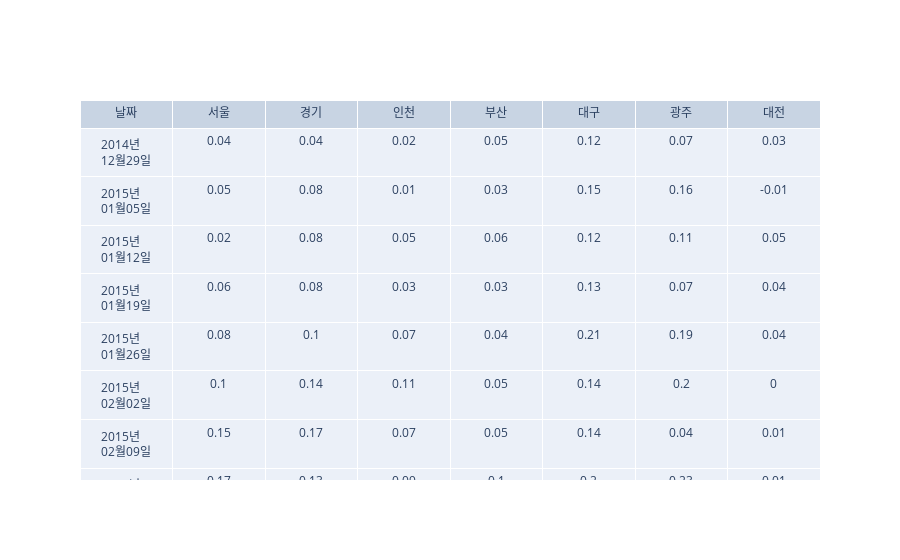

The cell this chart's notebook holds for it:
### Code cell
data = go.Table(
                header=dict(values=d),
                cells=dict(values=[apart_f.index,apart_f.iloc[:,7],apart_f.iloc[:,8],apart_f.iloc[:,9],apart_f.iloc[:,10],apart_f.iloc[:,11],apart_f.iloc[:,12],apart_f.iloc[:,13]])
)
fig = go.Figure(data)
fig.show()

### Figure 1 — Plotly figure (JSON) as saved in the notebook; plotly's stock layout.template omitted (floating-point values rounded to 4 significant figures; data arrays with more than 128 entries replaced by an {"elided": "..."} marker saying what was removed)
{"data": [{"cells": {"values": {"elided": "8x313 mixed values"}}, "header": {"values": ["날짜", "서울", "경기", "인천", "부산", "대구", "광주", "대전"]}, "type": "table"}], "layout": {}}
